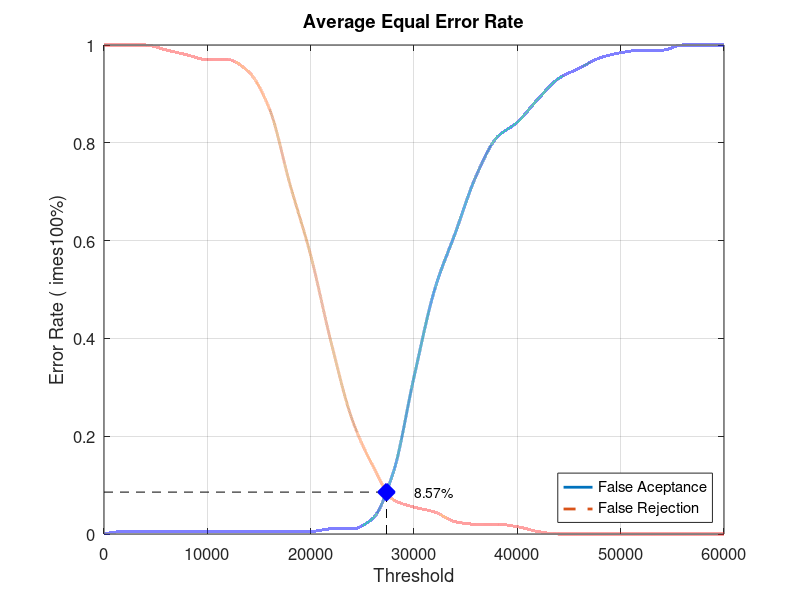
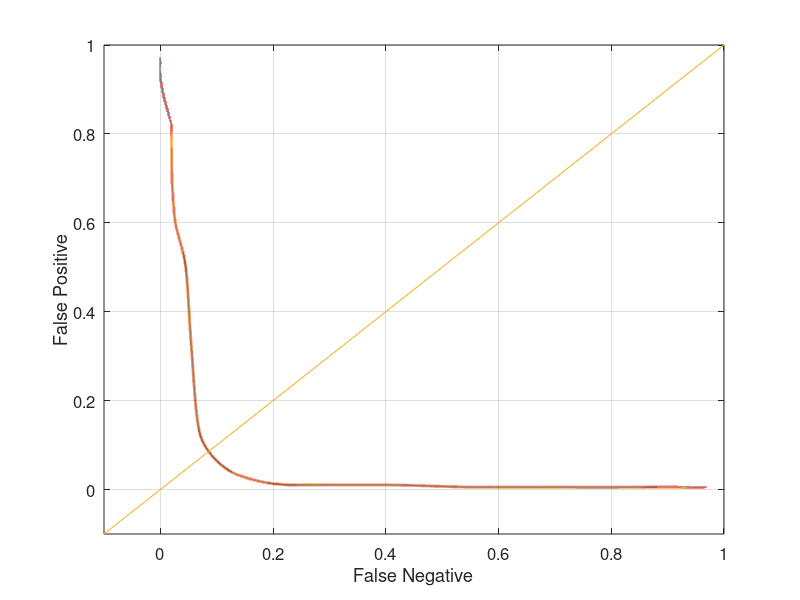

MATLAB code to generate these figures, in order:
close all;
clear;
clc;
x = 0:2000:60000;
xq = 0:0.5:60000;

y0 = [0 0.00526316 0.00526316 0.00526316 0.00526316 0.00526316 0.00526316 0.00526316 0.00526316 0.00526316 0.00526316 0.0105263 0.0105263 0.0315789 0.126316 0.321053 0.5 0.615789 0.731579 0.810526 0.842105 0.889474 0.931579 0.952632 0.973684 0.984211 0.989474 0.989474 1 1 1]
yy0 = interp1(x, y0, xq, 'pchip');
y1 = [1 1 1 0.99 0.98 0.97 0.97 0.945 0.87 0.715 0.57 0.39 0.235 0.14 0.07 0.055 0.045 0.025 0.02 0.02 0.015 0.005 0 0 0 0 0 0 0 0 0]
yy1 = interp1(x, y1, xq, 'pchip');

% Calculating EER: 
y2 = abs(y0 - y1);
find(y2 == min(y2))
yy2 = abs(yy0 - yy1);
xEER = find(yy2 == min(yy2));
xEERIndex = xq(xEER) % X-axis EER
yEER = yy0(xEER) % Y-axis EER

main = figure
plot(xq, yy0,'-','LineWidth', 2);	hold on
plot(xq, yy1,'--','LineWidth', 2);	hold on
plot([xEERIndex xEERIndex], [0 yEER], 'k--');	hold on
plot([0 xEERIndex], [yEER yEER], 'k--');	hold on
plot(xEERIndex, yEER, 'bx', 'LineWidth', 10);	hold on
text(xEERIndex + 10 * xEERIndex / 100, yEER, [num2str(round((10000 * yEER)) / 100) '%'])
legend('False Aceptance', 'False Rejection', 'Location', 'SouthEast')
xlabel('Threshold')
ylabel('Error Rate (	imes100%)')
title('Average Equal Error Rate')
set(gca, 'FontSize', 12)
axis([0 60000 0 1])
grid on

print(main, 'Database5_2Main', '-dpng');
FNRxFPR = figure('Color', [1 1 1]);
plot(yy1, yy0, '-', yy1, yy0, 'LineWidth', 2);
hold on
y = -0.1:0.1:1
plot(y, y); 
set(gca, 'FontSize', 12)
xlabel('False Negative')
ylabel('False Positive')
axis([-0.1 1 -0.1 1])
set(gca, 'FontSize', 12)
grid on

print(FNRxFPR, 'Database5_2FNRxFPR','-dpng');
